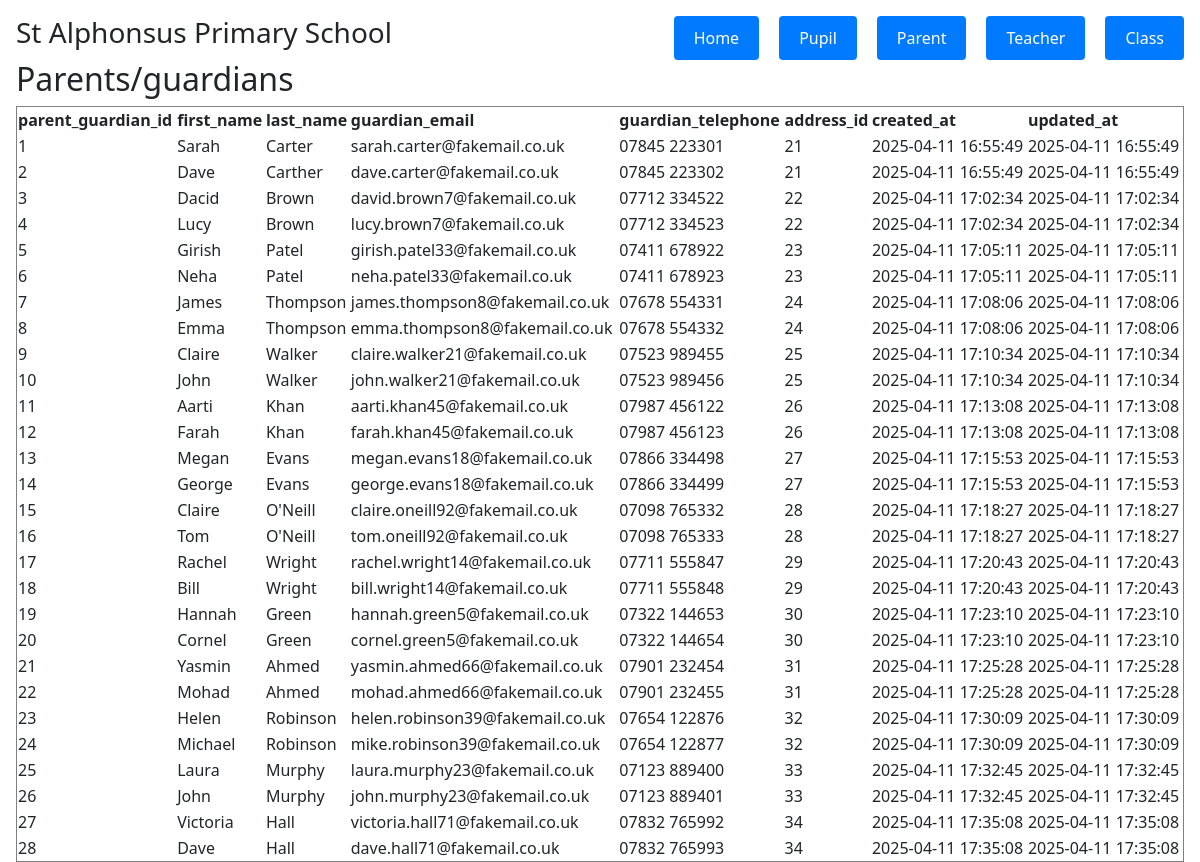
Screenshot of /parent_guardians_view.php with the database file from the repository.
### tables this page shows
CREATE TABLE IF NOT EXISTS parent_guardians (
    id INT AUTO_INCREMENT PRIMARY KEY,
    first_name VARCHAR(100) NOT NULL,
    last_name VARCHAR(100) NOT NULL,
    guardian_email VARCHAR(255) NOT NULL UNIQUE,   
    guardian_telephone VARCHAR(20) NOT NULL, 
    address_id INT,
    created_at DATETIME DEFAULT CURRENT_TIMESTAMP,  
    updated_at DATETIME DEFAULT CURRENT_TIMESTAMP ON UPDATE CURRENT_TIMESTAMP,
    FOREIGN KEY (address_id) REFERENCES addresses(id)
);

### public/parent_guardians_view.php (the view, shortened to what this page needs)
<?php
try {
    $pdo = OpenCon();
} catch (PDOException $e) {
    alert("Connection failed: " . $e->getMessage());
    exit();
}
?>
<!DOCTYPE html>
<html lang="en">
<head>
    <link rel="stylesheet" href="https://cdn.jsdelivr.net/npm/@docsearch/css@3">
    <link href="../assets/dist/css/bootstrap.min.css" rel="stylesheet">
    <link href="../css/style.css" rel="stylesheet">
</head>
<div class="cover-container d-flex w-100 h-100 p-3 mx-auto flex-column">
  <header class="mb-auto">
      <h3 class="float-md-start mb-0">St Alphonsus Primary School</h3>
      <nav class="nav nav-masthead justify-content-center float-md-end">
    <div class="dropdown">
        <button>Home</button>
    </div>
    <div class="dropdown">
        <button>Pupil</button>
    </div>
    <div class="dropdown">
        <button>Parent</button>
    </div>
    <div class="dropdown">
        <button>Teacher</button>
    </div>
    <div class="dropdown">
        <button>Class</button>
    </div>
  </header>
<body>
    <h2>Parents/guardians</h2>
    <table border="1">
    <tr>
        <th>parent_guardian_id</th>
        <th>first_name</th>
        <th>last_name</th>
        <th>guardian_email</th>
        <th>guardian_telephone</th>
        <th>address_id</th>
        <th>created_at</th>
        <th>updated_at</th>
    </tr>
    <?php
    $sql = "SELECT * FROM parent_guardians ORDER BY id";
    $stmt = $pdo->query($sql);
    while ($row = $stmt->fetch(PDO::FETCH_ASSOC)) {
        echo "<tr>
                <td>" . htmlspecialchars($row['id']) . "</td>
                <td>" . htmlspecialchars($row['first_name']) . "</td>
                <td>" . htmlspecialchars($row['last_name']) . "</td>
                <td>" . htmlspecialchars($row['guardian_email']) . "</td>
                <td>" . htmlspecialchars($row['guardian_telephone']) . "</td>
                <td>" . htmlspecialchars($row['address_id']) . "</td>
                <td>" . htmlspecialchars($row['created_at']) . "</td>
                <td>" . htmlspecialchars($row['updated_at']) . "</td>
              </tr>";
    }
    ?>
    </table>
</body>
</html>

### public/css/style.css (style rules this page uses)
html, body { height: 100%; }
body { padding-bottom: 20px; }
.cover-container { max-width: 1200px; margin: 0 auto; padding: 0 20px; display: flex; flex-direction: column; justify-content: space-between; min-height: 100vh; }
.nav { display: flex; justify-content: center; gap: 20px; margin-bottom: 0; }
.dropdown button { background-color: #007bff; color: white; padding: 10px 20px; border: none; border-radius: 4px; cursor: pointer; font-size: 16px; }

### rows the page displays
parent_guardians: id "1", first_name "Sarah", last_name "Carter", guardian_email "sarah.carter@fakemail.co.uk", guardian_telephone "07845 223301", address "21", created_at "2025-04-11 16:55:49", updated_at "2025-04-11 16:55:49"
parent_guardians: id "2", first_name "Dave", last_name "Carther", guardian_email "dave.carter@fakemail.co.uk", guardian_telephone "07845 223302", address "21", created_at "2025-04-11 16:55:49", updated_at "2025-04-11 16:55:49"
parent_guardians: id "3", first_name "Dacid", last_name "Brown", guardian_email "david.brown7@fakemail.co.uk", guardian_telephone "07712 334522", address "22", created_at "2025-04-11 17:02:34", updated_at "2025-04-11 17:02:34"
parent_guardians: id "4", first_name "Lucy", last_name "Brown", guardian_email "lucy.brown7@fakemail.co.uk", guardian_telephone "07712 334523", address "22", created_at "2025-04-11 17:02:34", updated_at "2025-04-11 17:02:34"
parent_guardians: id "5", first_name "Girish", last_name "Patel", guardian_email "girish.patel33@fakemail.co.uk", guardian_telephone "07411 678922", address "23", created_at "2025-04-11 17:05:11", updated_at "2025-04-11 17:05:11"
parent_guardians: id "6", first_name "Neha", last_name "Patel", guardian_email "neha.patel33@fakemail.co.uk", guardian_telephone "07411 678923", address "23", created_at "2025-04-11 17:05:11", updated_at "2025-04-11 17:05:11"
parent_guardians: id "7", first_name "James", last_name "Thompson", guardian_email "james.thompson8@fakemail.co.uk", guardian_telephone "07678 554331", address "24", created_at "2025-04-11 17:08:06", updated_at "2025-04-11 17:08:06"
parent_guardians: id "8", first_name "Emma", last_name "Thompson", guardian_email "emma.thompson8@fakemail.co.uk", guardian_telephone "07678 554332", address "24", created_at "2025-04-11 17:08:06", updated_at "2025-04-11 17:08:06"
parent_guardians: id "9", first_name "Claire", last_name "Walker", guardian_email "claire.walker21@fakemail.co.uk", guardian_telephone "07523 989455", address "25", created_at "2025-04-11 17:10:34", updated_at "2025-04-11 17:10:34"
parent_guardians: id "10", first_name "John", last_name "Walker", guardian_email "john.walker21@fakemail.co.uk", guardian_telephone "07523 989456", address "25", created_at "2025-04-11 17:10:34", updated_at "2025-04-11 17:10:34"
parent_guardians: id "11", first_name "Aarti", last_name "Khan", guardian_email "aarti.khan45@fakemail.co.uk", guardian_telephone "07987 456122", address "26", created_at "2025-04-11 17:13:08", updated_at "2025-04-11 17:13:08"
parent_guardians: id "12", first_name "Farah", last_name "Khan", guardian_email "farah.khan45@fakemail.co.uk", guardian_telephone "07987 456123", address "26", created_at "2025-04-11 17:13:08", updated_at "2025-04-11 17:13:08"
parent_guardians: id "13", first_name "Megan", last_name "Evans", guardian_email "megan.evans18@fakemail.co.uk", guardian_telephone "07866 334498", address "27", created_at "2025-04-11 17:15:53", updated_at "2025-04-11 17:15:53"
parent_guardians: id "14", first_name "George", last_name "Evans", guardian_email "george.evans18@fakemail.co.uk", guardian_telephone "07866 334499", address "27", created_at "2025-04-11 17:15:53", updated_at "2025-04-11 17:15:53"
parent_guardians: id "15", first_name "Claire", last_name "O'Neill", guardian_email "claire.oneill92@fakemail.co.uk", guardian_telephone "07098 765332", address "28", created_at "2025-04-11 17:18:27", updated_at "2025-04-11 17:18:27"
parent_guardians: id "16", first_name "Tom", last_name "O'Neill", guardian_email "tom.oneill92@fakemail.co.uk", guardian_telephone "07098 765333", address "28", created_at "2025-04-11 17:18:27", updated_at "2025-04-11 17:18:27"
parent_guardians: id "17", first_name "Rachel", last_name "Wright", guardian_email "rachel.wright14@fakemail.co.uk", guardian_telephone "07711 555847", address "29", created_at "2025-04-11 17:20:43", updated_at "2025-04-11 17:20:43"
parent_guardians: id "18", first_name "Bill", last_name "Wright", guardian_email "bill.wright14@fakemail.co.uk", guardian_telephone "07711 555848", address "29", created_at "2025-04-11 17:20:43", updated_at "2025-04-11 17:20:43"
parent_guardians: id "19", first_name "Hannah", last_name "Green", guardian_email "hannah.green5@fakemail.co.uk", guardian_telephone "07322 144653", address "30", created_at "2025-04-11 17:23:10", updated_at "2025-04-11 17:23:10"
parent_guardians: id "20", first_name "Cornel", last_name "Green", guardian_email "cornel.green5@fakemail.co.uk", guardian_telephone "07322 144654", address "30", created_at "2025-04-11 17:23:10", updated_at "2025-04-11 17:23:10"
parent_guardians: id "21", first_name "Yasmin", last_name "Ahmed", guardian_email "yasmin.ahmed66@fakemail.co.uk", guardian_telephone "07901 232454", address "31", created_at "2025-04-11 17:25:28", updated_at "2025-04-11 17:25:28"
parent_guardians: id "22", first_name "Mohad", last_name "Ahmed", guardian_email "mohad.ahmed66@fakemail.co.uk", guardian_telephone "07901 232455", address "31", created_at "2025-04-11 17:25:28", updated_at "2025-04-11 17:25:28"
parent_guardians: id "23", first_name "Helen", last_name "Robinson", guardian_email "helen.robinson39@fakemail.co.uk", guardian_telephone "07654 122876", address "32", created_at "2025-04-11 17:30:09", updated_at "2025-04-11 17:30:09"
parent_guardians: id "24", first_name "Michael", last_name "Robinson", guardian_email "mike.robinson39@fakemail.co.uk", guardian_telephone "07654 122877", address "32", created_at "2025-04-11 17:30:09", updated_at "2025-04-11 17:30:09"
parent_guardians: id "25", first_name "Laura", last_name "Murphy", guardian_email "laura.murphy23@fakemail.co.uk", guardian_telephone "07123 889400", address "33", created_at "2025-04-11 17:32:45", updated_at "2025-04-11 17:32:45"
parent_guardians: id "26", first_name "John", last_name "Murphy", guardian_email "john.murphy23@fakemail.co.uk", guardian_telephone "07123 889401", address "33", created_at "2025-04-11 17:32:45", updated_at "2025-04-11 17:32:45"
parent_guardians: id "27", first_name "Victoria", last_name "Hall", guardian_email "victoria.hall71@fakemail.co.uk", guardian_telephone "07832 765992", address "34", created_at "2025-04-11 17:35:08", updated_at "2025-04-11 17:35:08"
parent_guardians: id "28", first_name "Dave", last_name "Hall", guardian_email "dave.hall71@fakemail.co.uk", guardian_telephone "07832 765993", address "34", created_at "2025-04-11 17:35:08", updated_at "2025-04-11 17:35:08"
